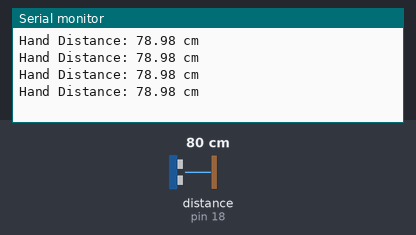
The sketch below on a simulated Arduino Uno, built with avr-gcc and run on an emulated ATmega328P. Parts: the last lines printed to the serial monitor. Wiring (inferred from the names in the program): ultrasonic range finder: trigger pin 5; echo pin 18. The test bench sets the inputs (shaded band); at power-on: distance to the obstacle (sensor on pin 18) 80 cm. The echo pulse lasts 58.3 µs per cm.

Above: at 1.2 s.
1.3 s: distance to the obstacle (sensor on pin 18) set to 4 cm
At 1.74 s:
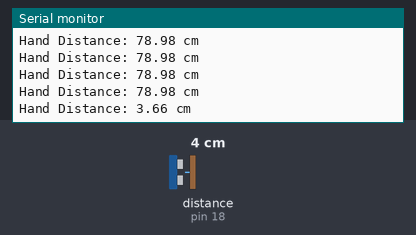
2.8 s: distance to the obstacle (sensor on pin 18) set to 2 cm
At 3.24 s:
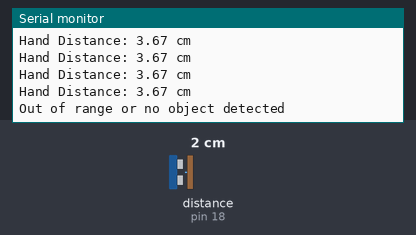
Timing chart, 0 to 5.8 s (numbered marks = the images above; inputs shaded):
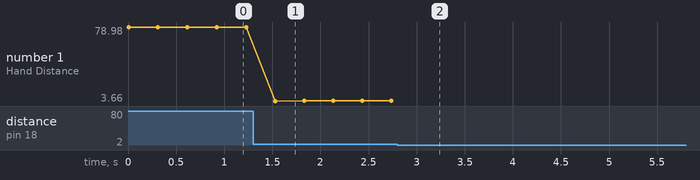

The sketch:

ultra_sonic_sensor.ino
```cpp
const int trigPin = 5;
const int echoPin = 18;

// Speed of sound in cm/us
#define SOUND_SPEED 0.034

long duration;
float distanceCm;

void setup() {
  Serial.begin(115200);           // Start serial communication
  pinMode(trigPin, OUTPUT);       // Trigger pin as output
  pinMode(echoPin, INPUT);        // Echo pin as input
}

void loop() {
  // Clear the trigPin
  digitalWrite(trigPin, LOW);
  delayMicroseconds(2);

  // Trigger the sensor: HIGH for 10 microseconds
  digitalWrite(trigPin, HIGH);
  delayMicroseconds(10);
  digitalWrite(trigPin, LOW);

  // Read echo duration
  duration = pulseIn(echoPin, HIGH);

  // Calculate distance in cm
  distanceCm = duration * SOUND_SPEED / 2;

  // Show only if the object is within a reasonable hand range
  if (distanceCm > 2 && distanceCm < 100) {
    Serial.print("Hand Distance: ");
    Serial.print(distanceCm);
    Serial.println(" cm");
  } else {
    Serial.println("Out of range or no object detected");
  }

  delay(300); // Refresh rate (adjust as needed)
}
```

Measured:
- the behaviour switches between 3 and 2 cm on distance to the obstacle (sensor on pin 18) (found by bisection; images 1 and 2)
- after the input at 1.3 s, the serial monitor: prints a new line after 0.23 s (image 1)
- after the input at 2.8 s, the serial monitor: prints a new line after 0.24 s (image 2)
- plotted number 1: 78.98 → 3.67 after the input at 1.3 s
